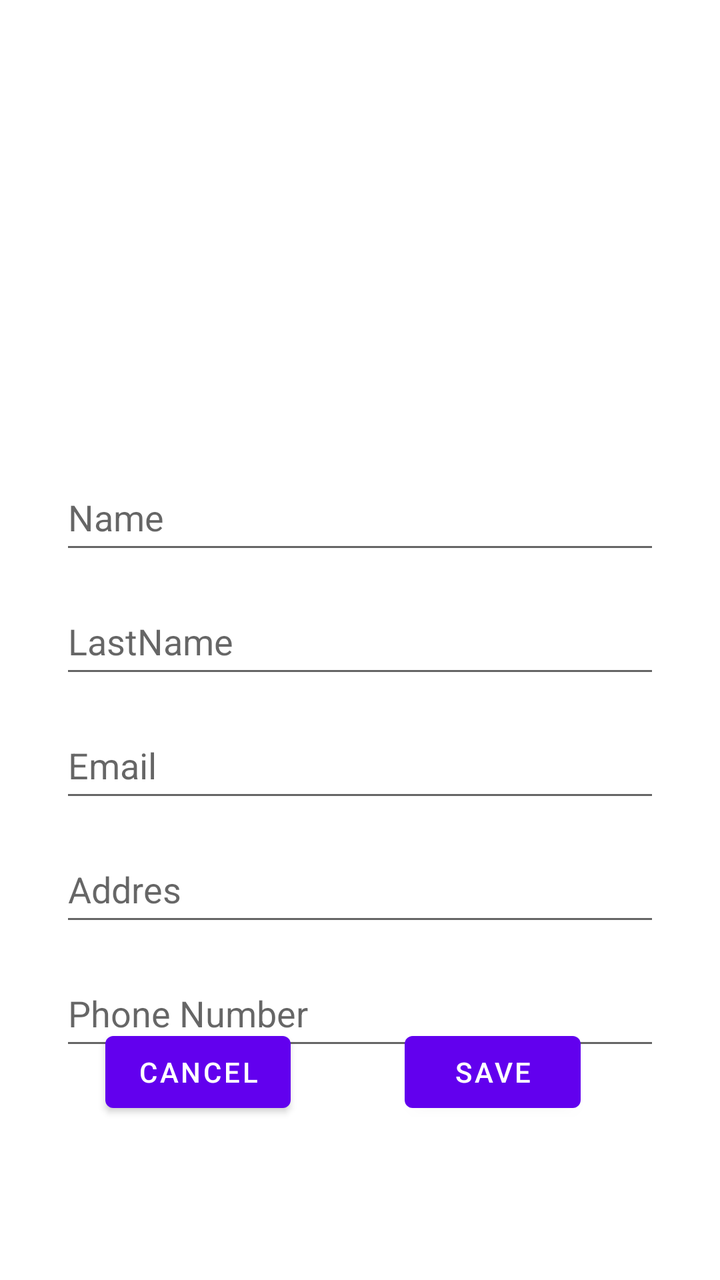
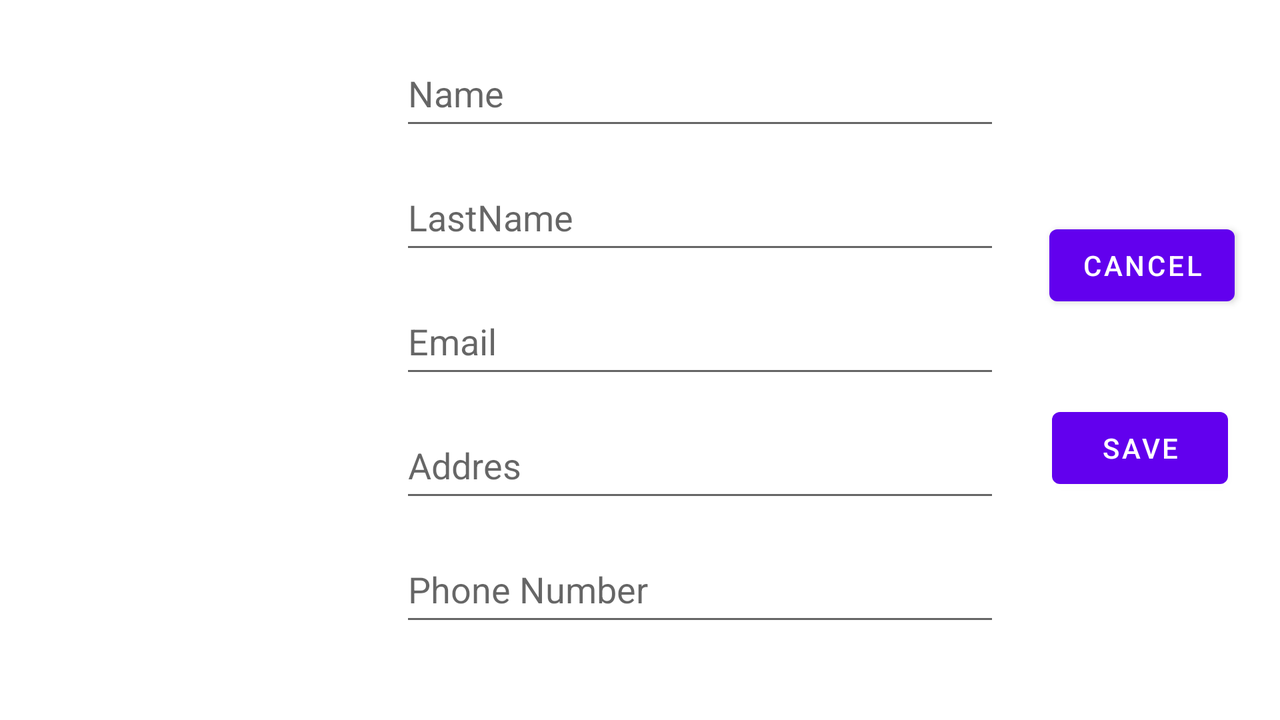

Two renders of one Android screen. The first uses the default layout on a phone; the second uses the alternative layout the repository ships for a different screen configuration, on a matching device. The two XML files are below.
<!-- AndroidManifest.xml: application theme Theme.AgendaContactos -->
<!-- res/layout/activity_agregar_contacto.xml -->
<?xml version="1.0" encoding="utf-8"?>
<androidx.constraintlayout.widget.ConstraintLayout xmlns:android="http://schemas.android.com/apk/res/android"
    xmlns:app="http://schemas.android.com/apk/res-auto"
    xmlns:tools="http://schemas.android.com/tools"
    android:layout_width="match_parent"
    android:layout_height="match_parent"
    tools:context=".Activity_agregar_contacto">


    <ImageView
        android:id="@+id/imageView2"
        android:layout_width="wrap_content"
        android:layout_height="wrap_content"
        android:layout_marginEnd="56dp"
        android:layout_marginBottom="32dp"
        app:layout_constraintBottom_toTopOf="@+id/editTextTextPersonName"
        app:layout_constraintEnd_toEndOf="@+id/editTextTextPersonName"
        tools:srcCompat="@tools:sample/avatars" />

    <EditText
        android:id="@+id/editTextTextPersonName"
        android:layout_width="300dp"
        android:layout_height="50dp"
        android:layout_marginStart="30dp"
        android:layout_marginTop="232dp"
        android:ems="10"
        android:hint="@string/Nombre"
        android:inputType="textPersonName"
        app:layout_constraintStart_toStartOf="parent"
        app:layout_constraintTop_toTopOf="parent" />

    <EditText
        android:id="@+id/editTextTextPersonName2"
        android:layout_width="300dp"
        android:layout_height="50dp"
        android:layout_marginTop="12dp"
        android:ems="10"
        android:hint="@string/Apellido"
        android:inputType="textPersonName"
        app:layout_constraintStart_toStartOf="@+id/editTextTextPersonName"
        app:layout_constraintTop_toBottomOf="@+id/editTextTextPersonName" />

    <EditText
        android:id="@+id/editTextTextEmailAddress"
        android:layout_width="300dp"
        android:layout_height="50dp"
        android:layout_marginTop="12dp"
        android:ems="10"
        android:hint="@string/Email"
        android:inputType="textEmailAddress"
        app:layout_constraintStart_toStartOf="@+id/editTextTextPersonName2"
        app:layout_constraintTop_toBottomOf="@+id/editTextTextPersonName2" />

    <EditText
        android:id="@+id/editTextPhone"
        android:layout_width="300dp"
        android:layout_height="50dp"
        android:layout_marginTop="12dp"
        android:ems="10"
        android:hint="@string/Telefono"
        android:inputType="phone"
        app:layout_constraintStart_toStartOf="@+id/editTextTextPersonName3"
        app:layout_constraintTop_toBottomOf="@+id/editTextTextPersonName3" />

    <EditText
        android:id="@+id/editTextTextPersonName3"
        android:layout_width="300dp"
        android:layout_height="50dp"
        android:layout_marginTop="12dp"
        android:ems="10"
        android:hint="@string/Direccion"
        android:inputType="textPersonName"
        app:layout_constraintStart_toStartOf="@+id/editTextTextEmailAddress"
        app:layout_constraintTop_toBottomOf="@+id/editTextTextEmailAddress" />

    <Button
        android:id="@+id/BtGuardar"
        android:layout_width="wrap_content"
        android:layout_height="wrap_content"
        android:layout_marginEnd="17dp"
        android:layout_marginBottom="80dp"
        android:text="@string/guardar"
        app:layout_constraintBottom_toBottomOf="parent"
        app:layout_constraintEnd_toEndOf="parent"
        app:layout_constraintStart_toEndOf="@+id/BtCancelar" />

    <Button
        android:id="@+id/BtCancelar"
        android:layout_width="wrap_content"
        android:layout_height="wrap_content"
        android:layout_marginEnd="4dp"
        android:text="@string/cancelar"
        app:layout_constraintBaseline_toBaselineOf="@+id/BtGuardar"
        app:layout_constraintEnd_toStartOf="@+id/BtGuardar"
        app:layout_constraintStart_toStartOf="parent" />


</androidx.constraintlayout.widget.ConstraintLayout>
<!-- resources referenced by this layout -->
<resources>
  <string name="Apellido">LastName</string>
  <string name="Direccion">Addres</string>
  <string name="Email">Email</string>
  <string name="Nombre">Name</string>
  <string name="Telefono">Phone Number</string>
  <string name="cancelar">Cancel</string>
  <string name="guardar">Save</string>
  <style name="Theme.AgendaContactos" parent="Theme.MaterialComponents.DayNight.DarkActionBar">
          
          <item name="colorPrimary">@color/purple_500</item>
          <item name="colorPrimaryVariant">@color/purple_700</item>
          <item name="colorOnPrimary">@color/white</item>
          
          <item name="colorSecondary">@color/teal_200</item>
          <item name="colorSecondaryVariant">@color/teal_700</item>
          <item name="colorOnSecondary">@color/black</item>
          
          <item name="android:statusBarColor" tools:targetApi="l">?attr/colorPrimaryVariant</item>
          
      </style>
</resources>
<!-- res/layout-land/activity_agregar_contacto.xml (the repository's variant of the layout above) -->
<!-- drawn on the phone turned sideways -->
<?xml version="1.0" encoding="utf-8"?>
<androidx.constraintlayout.widget.ConstraintLayout xmlns:android="http://schemas.android.com/apk/res/android"
    xmlns:app="http://schemas.android.com/apk/res-auto"
    xmlns:tools="http://schemas.android.com/tools"
    android:layout_width="match_parent"
    android:layout_height="match_parent"
    tools:context=".Activity_agregar_contacto">


    <ImageView
        android:id="@+id/imageView2"
        android:layout_width="139dp"
        android:layout_height="133dp"
        app:layout_constraintBottom_toBottomOf="parent"
        app:layout_constraintEnd_toStartOf="@+id/editTextTextEmailAddress"
        app:layout_constraintStart_toStartOf="parent"
        app:layout_constraintTop_toTopOf="parent"
        tools:srcCompat="@tools:sample/avatars" />

    <EditText
        android:id="@+id/editTextTextPersonName"
        android:layout_width="300dp"
        android:layout_height="50dp"
        android:layout_marginStart="200dp"
        android:layout_marginTop="20dp"
        android:ems="10"
        android:hint="@string/Nombre"
        android:inputType="textPersonName"
        app:layout_constraintStart_toStartOf="parent"
        app:layout_constraintTop_toTopOf="parent" />

    <EditText
        android:id="@+id/editTextTextPersonName2"
        android:layout_width="300dp"
        android:layout_height="50dp"
        android:layout_marginTop="12dp"
        android:ems="10"
        android:hint="@string/Apellido"
        android:inputType="textPersonName"
        app:layout_constraintStart_toStartOf="@+id/editTextTextPersonName"
        app:layout_constraintTop_toBottomOf="@+id/editTextTextPersonName" />

    <EditText
        android:id="@+id/editTextTextEmailAddress"
        android:layout_width="300dp"
        android:layout_height="50dp"
        android:layout_marginTop="12dp"
        android:ems="10"
        android:hint="@string/Email"
        android:inputType="textEmailAddress"
        app:layout_constraintStart_toStartOf="@+id/editTextTextPersonName2"
        app:layout_constraintTop_toBottomOf="@+id/editTextTextPersonName2" />

    <EditText
        android:id="@+id/editTextPhone"
        android:layout_width="300dp"
        android:layout_height="50dp"
        android:layout_marginTop="12dp"
        android:ems="10"
        android:hint="@string/Telefono"
        android:inputType="phone"
        app:layout_constraintStart_toStartOf="@+id/editTextTextPersonName3"
        app:layout_constraintTop_toBottomOf="@+id/editTextTextPersonName3" />

    <EditText
        android:id="@+id/editTextTextPersonName3"
        android:layout_width="300dp"
        android:layout_height="50dp"
        android:layout_marginTop="12dp"
        android:ems="10"
        android:hint="@string/Direccion"
        android:inputType="textPersonName"
        app:layout_constraintStart_toStartOf="@+id/editTextTextEmailAddress"
        app:layout_constraintTop_toBottomOf="@+id/editTextTextEmailAddress" />

    <Button
        android:id="@+id/BtGuardar"
        android:layout_width="wrap_content"
        android:layout_height="wrap_content"
        android:text="@string/guardar"
        app:layout_constraintBottom_toBottomOf="parent"
        app:layout_constraintEnd_toEndOf="parent"
        app:layout_constraintHorizontal_bias="0.503"
        app:layout_constraintStart_toEndOf="@+id/editTextPhone"
        app:layout_constraintTop_toTopOf="parent"
        app:layout_constraintVertical_bias="0.641" />

    <Button
        android:id="@+id/BtCancelar"
        android:layout_width="wrap_content"
        android:layout_height="wrap_content"
        android:text="@string/cancelar"
        app:layout_constraintBottom_toTopOf="@+id/BtGuardar"
        app:layout_constraintEnd_toEndOf="parent"
        app:layout_constraintHorizontal_bias="0.521"
        app:layout_constraintStart_toEndOf="@+id/editTextTextPersonName"
        app:layout_constraintTop_toTopOf="parent"
        app:layout_constraintVertical_bias="0.716" />


</androidx.constraintlayout.widget.ConstraintLayout>
